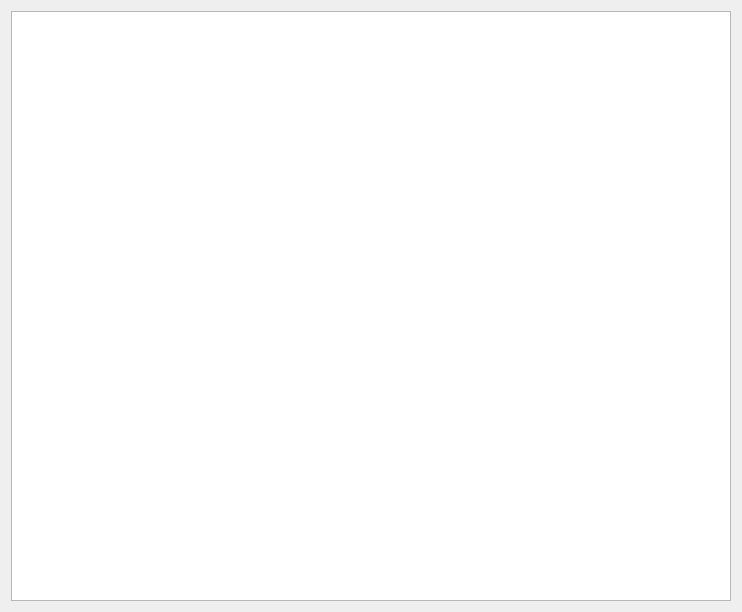
<?xml version="1.0" encoding="UTF-8"?>
<ui version="4.0">
 <class>Form</class>
 <widget class="QWidget" name="Form">
  <property name="geometry">
   <rect>
    <x>0</x>
    <y>0</y>
    <width>742</width>
    <height>612</height>
   </rect>
  </property>
  <property name="windowTitle">
   <string>Form</string>
  </property>
  <layout class="QGridLayout" name="gridLayout">
   <item row="0" column="0">
    <layout class="QVBoxLayout" name="verticalLayout">
     <item>
      <widget class="TableViewWithSelectionSignal" name="table">
       <property name="editTriggers">
        <set>QAbstractItemView::NoEditTriggers</set>
       </property>
       <property name="selectionMode">
        <enum>QAbstractItemView::ExtendedSelection</enum>
       </property>
       <property name="selectionBehavior">
        <enum>QAbstractItemView::SelectRows</enum>
       </property>
       <property name="sortingEnabled">
        <bool>true</bool>
       </property>
       <attribute name="horizontalHeaderDefaultSectionSize">
        <number>107</number>
       </attribute>
       <attribute name="horizontalHeaderHighlightSections">
        <bool>false</bool>
       </attribute>
       <attribute name="horizontalHeaderShowSortIndicator" stdset="0">
        <bool>true</bool>
       </attribute>
       <attribute name="verticalHeaderShowSortIndicator" stdset="0">
        <bool>false</bool>
       </attribute>
      </widget>
     </item>
    </layout>
   </item>
  </layout>
 </widget>
 <customwidgets>
  <customwidget>
   <class>TableViewWithSelectionSignal</class>
   <extends>QTableView</extends>
   <header>glue.viewers.table.qt.viewer_widget</header>
  </customwidget>
 </customwidgets>
 <resources/>
 <connections/>
</ui>
